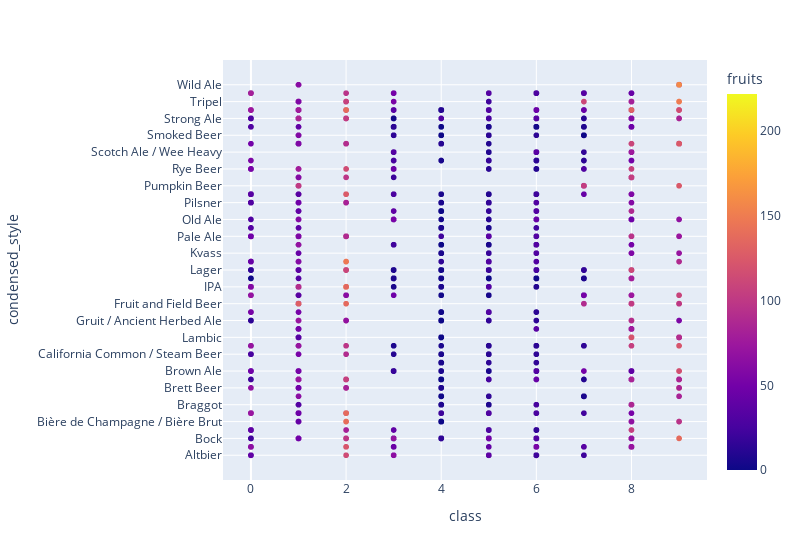

The notebook cell saved with this chart:
### Code cell
# Plotting the clusters with three features
fig = px.scatter(combined_df, x="class", y="condensed_style", color="fruits", width=800)
# fig.update_layout(legend=dict(x=0,y=1))
fig.show()

### Figure 1 — Plotly figure (JSON) as saved in the notebook; plotly's stock layout.template omitted (floating-point values rounded to 4 significant figures; data arrays with more than 128 entries replaced by an {"elided": "..."} marker saying what was removed)
{"data": [{"hovertemplate": "class=%{x}<br>condensed_style=%{y}<br>fruits=%{marker.color}<extra></extra>", "legendgroup": "", "marker": {"color": {"elided": "5556 int values"}, "coloraxis": "coloraxis", "symbol": "circle"}, "mode": "markers", "name": "", "showlegend": false, "type": "scattergl", "x": {"elided": "5556 int values"}, "xaxis": "x", "y": {"elided": "5556 str values"}, "yaxis": "y"}], "layout": {"coloraxis": {"colorbar": {"title": {"text": "fruits"}}, "colorscale": [[0, "#0d0887"], [0.1111, "#46039f"], [0.2222, "#7201a8"], [0.3333, "#9c179e"], [0.4444, "#bd3786"], [0.5556, "#d8576b"], [0.6667, "#ed7953"], [0.7778, "#fb9f3a"], [0.8889, "#fdca26"], [1, "#f0f921"]]}, "legend": {"tracegroupgap": 0}, "margin": {"t": 60}, "width": 800, "xaxis": {"anchor": "y", "domain": [0, 1], "title": {"text": "class"}}, "yaxis": {"anchor": "x", "domain": [0, 1], "title": {"text": "condensed_style"}}}}
